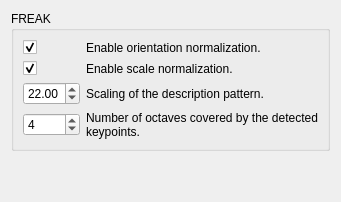
               <widget class="QWidget" name="page_11">
                <layout class="QVBoxLayout" name="verticalLayout_36">
                 <item>
                  <widget class="QGroupBox" name="groupBox_detector_freak2">
                   <property name="title">
                    <string>FREAK</string>
                   </property>
                   <layout class="QGridLayout" name="gridLayout_13" columnstretch="0,1">
                    <item row="0" column="0">
                     <widget class="QCheckBox" name="checkBox_FREAKOrientationNormalized">
                      <property name="text">
                       <string/>
                      </property>
                      <property name="checked">
                       <bool>true</bool>
                      </property>
                     </widget>
                    </item>
                    <item row="0" column="1">
                     <widget class="QLabel" name="label_6">
                      <property name="text">
                       <string>Enable orientation normalization.</string>
                      </property>
                      <property name="wordWrap">
                       <bool>true</bool>
                      </property>
                     </widget>
                    </item>
                    <item row="1" column="0">
                     <widget class="QCheckBox" name="checkBox_FREAKScaleNormalized">
                      <property name="text">
                       <string/>
                      </property>
                      <property name="checked">
                       <bool>true</bool>
                      </property>
                     </widget>
                    </item>
                    <item row="1" column="1">
                     <widget class="QLabel" name="label_9">
                      <property name="text">
                       <string>Enable scale normalization.</string>
                      </property>
                      <property name="wordWrap">
                       <bool>true</bool>
                      </property>
                     </widget>
                    </item>
                    <item row="2" column="0">
                     <widget class="QDoubleSpinBox" name="doubleSpinBox_FREAKPatternScale">
                      <property name="value">
                       <double>22.000000000000000</double>
                      </property>
                     </widget>
                    </item>
                    <item row="2" column="1">
                     <widget class="QLabel" name="label_13">
                      <property name="text">
                       <string>Scaling of the description pattern.</string>
                      </property>
                      <property name="wordWrap">
                       <bool>true</bool>
                      </property>
                     </widget>
                    </item>
                    <item row="3" column="0">
                     <widget class="QSpinBox" name="spinBox_FREAKNOctaves">
                      <property name="value">
                       <number>4</number>
                      </property>
                     </widget>
                    </item>
                    <item row="3" column="1">
                     <widget class="QLabel" name="label_23">
                      <property name="text">
                       <string>Number of octaves covered by the detected keypoints.</string>
                      </property>
                      <property name="wordWrap">
                       <bool>true</bool>
                      </property>
                     </widget>
                    </item>
                   </layout>
                  </widget>
                 </item>
                 <item>
                  <spacer name="verticalSpacer_13">
                   <property name="orientation">
                    <enum>Qt::Vertical</enum>
                   </property>
                   <property name="sizeHint" stdset="0">
                    <size>
                     <width>20</width>
                     <height>40</height>
                    </size>
                   </property>
                  </spacer>
                 </item>
                </layout>
               </widget>
